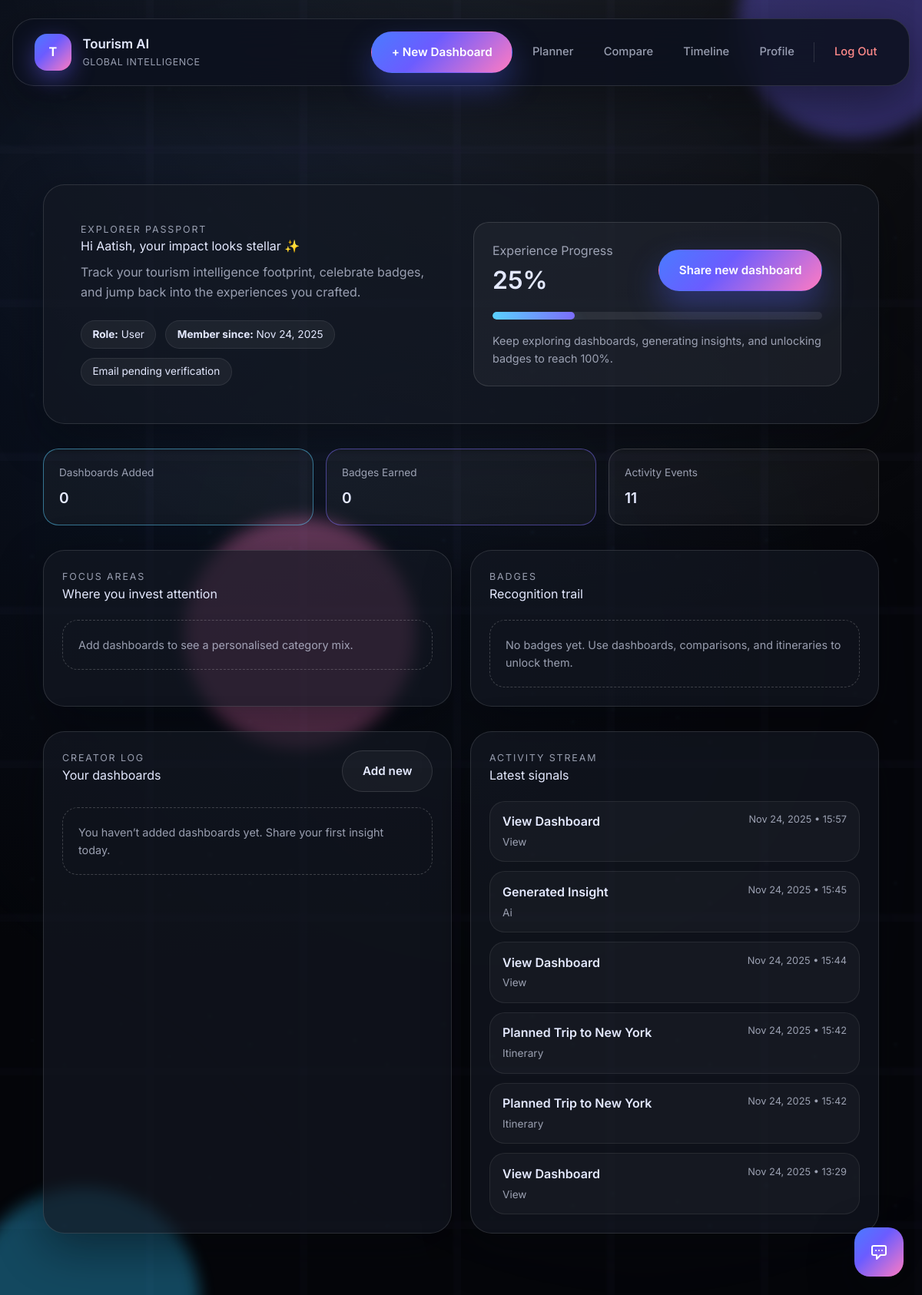
Screenshot of /profile (signed in) with the database file from the repository.
### project/models/user.py (models this page shows, shortened)
class User(UserMixin, db.Model):
    __tablename__ = 'users'
    id = db.Column(db.Integer, primary_key=True)
    username = db.Column(db.String(64), unique=True, index=True)
    email = db.Column(db.String(120), unique=True, index=True)
    password_hash = db.Column(db.String(128))
    role = db.Column(db.String(20), default='User') # User, Pro, Admin, Super Admin
    is_verified = db.Column(db.Boolean, default=False)
    created_at = db.Column(db.DateTime, default=datetime.utcnow)
    badges = db.relationship('UserBadge', backref='user', lazy='dynamic')
    dashboards = db.relationship('Dashboard', backref='creator', lazy='dynamic')
    timeline_events = db.relationship('Timeline', backref='user', lazy='dynamic')

### project/models/dashboard.py (models this page shows)
class Timeline(db.Model):
    __tablename__ = 'timeline'
    id = db.Column(db.Integer, primary_key=True)
    user_id = db.Column(db.Integer, db.ForeignKey('users.id'))
    action = db.Column(db.String(128)) # View Dashboard, Earned Badge, etc.
    category = db.Column(db.String(50))
    timestamp = db.Column(db.DateTime, default=datetime.utcnow)
    metadata_json = db.Column(db.Text) # Store extra details like dashboard_id in JSON

### project/routes/main.py (the view)
@main.route('/profile')
@login_required
def profile():
    dashboard_count = current_user.dashboards.count()
    timeline_count = current_user.timeline_events.count()
    badge_count = current_user.badges.count()
    recent_dashboards = (
        current_user.dashboards.order_by(Dashboard.created_at.desc()).limit(4).all()
    )
    recent_activity = (
        current_user.timeline_events.order_by(Timeline.timestamp.desc()).limit(6).all()
    )
    badge_rows = (
        db.session.query(UserBadge, Badge)
        .join(Badge, UserBadge.badge_id == Badge.id)
        .filter(UserBadge.user_id == current_user.id)
        .order_by(UserBadge.awarded_at.desc())
        .all()
    )
    earned_badges = [
        {
            "name": badge.name,
            "description": badge.description,
            "icon_url": badge.icon_url,
            "awarded_at": link.awarded_at,
        }
        for link, badge in badge_rows
    ]
    category_rows = (
        db.session.query(Dashboard.category, func.count(Dashboard.id))
        .filter(Dashboard.user_id == current_user.id)
        .group_by(Dashboard.category)
        .order_by(func.count(Dashboard.id).desc())
        .limit(3)
        .all()
    )
    category_breakdown = [
        {"category": category or "Uncategorized", "count": count}
        for category, count in category_rows
    ]
    profile_progress = min(
        100,
        max(
            25,
            (dashboard_count * 12)
            + (badge_count * 18)
            + min(40, timeline_count // 2),
        ),
    )
    profile_stats = [
        {"label": "Dashboards Added", "value": dashboard_count, "tone": "primary"},
        {"label": "Badges Earned", "value": badge_count, "tone": "accent"},
        {"label": "Activity Events", "value": timeline_count, "tone": "muted"},
    ]
    return render_template(
        "profile.html",
        profile_stats=profile_stats,
        recent_dashboards=recent_dashboards,
        recent_activity=recent_activity,
        earned_badges=earned_badges,
        category_breakdown=category_breakdown,
        profile_progress=profile_progress,
    )

### project/app.py (called while the page is built)
def create_app(config_class=Config):
    app = Flask(__name__)
    app.config.from_object(config_class)
    db.init_app(app)
    migrate.init_app(app, db)
    login_manager.init_app(app)
    jwt.init_app(app)
    mail.init_app(app)
    socketio.init_app(app)
    cors.init_app(app)
    app.register_blueprint(auth)
    app.register_blueprint(main)
    app.register_blueprint(api)
    @login_manager.user_loader
    def load_user(user_id):
        return User.query.get(int(user_id))
    return app

### project/templates/profile.html
{% extends 'base.html' %}
{% block content %}
<section class="profile-shell">
    <div class="profile-hero">
        <div class="profile-hero__copy">
            <p class="eyebrow">Explorer Passport</p>
            <h1>Hi {{ current_user.username or 'Explorer' }}, your impact looks stellar ✨</h1>
            <p class="profile-hero__lead">
                Track your tourism intelligence footprint, celebrate badges, and jump back into the experiences you crafted.
            </p>
            <div class="profile-meta">
                <span class="meta-chip">
                    <strong>Role:</strong> {{ current_user.role or 'User' }}
                </span>
                <span class="meta-chip">
                    <strong>Member since:</strong>
                    {{ current_user.created_at.strftime('%b %d, %Y') if current_user.created_at else '—' }}
                </span>
                <span class="meta-chip {{ 'verified' if current_user.is_verified else '' }}">
                    {{ 'Verified Account' if current_user.is_verified else 'Email pending verification' }}
                </span>
            </div>
        </div>
        <div class="profile-hero__progress">
            <div class="progress-header">
                <div>
                    <p class="progress-label">Experience Progress</p>
                    <p class="progress-value">{{ profile_progress }}%</p>
                </div>
                <a href="{{ url_for('main.add_dashboard') }}" class="btn btn-primary ripple">Share new dashboard</a>
            </div>
            <div class="progress-track">
                <div class="progress-fill" style="width: {{ profile_progress }}%;"></div>
            </div>
            <p class="progress-helper">
                Keep exploring dashboards, generating insights, and unlocking badges to reach 100%.
            </p>
        </div>
    </div>
    <div class="profile-stats-grid">
        {% for stat in profile_stats %}
            <div class="profile-stat profile-stat--{{ stat.tone }}">
                <p class="stat-label">{{ stat.label }}</p>
                <p class="stat-value">{{ stat.value }}</p>
            </div>
        {% endfor %}
    </div>
    <div class="profile-grid">
        <div class="profile-panel">
            <div class="panel-header">
                <div>
                    <p class="eyebrow">Focus Areas</p>
                    <h2>Where you invest attention</h2>
                </div>
            </div>
            {% if category_breakdown %}
                <ul class="category-breakdown">
                    {% for category in category_breakdown %}
                        <li>
                            <div>
                                <p class="category-name">{{ category.category }}</p>
                                <p class="category-meta">{{ category.count }} dashboards</p>
                            </div>
                            <span class="category-pill">{{ category.count }}</span>
                        </li>
                    {% endfor %}
                </ul>
            {% else %}
                <p class="empty-state">Add dashboards to see a personalised category mix.</p>
            {% endif %}
        </div>
        <div class="profile-panel">
            <div class="panel-header">
                <div>
                    <p class="eyebrow">Badges</p>
                    <h2>Recognition trail</h2>
                </div>
            </div>
            {% if earned_badges %}
                <div class="badge-grid">
                    {% for badge in earned_badges %}
                        <article class="badge-card">
                            <div class="badge-icon">
                                {% if badge.icon_url %}
                                    <img src="{{ badge.icon_url }}" alt="{{ badge.name }}">
                                {% else %}
                                    <span>{{ badge.name[0] }}</span>
                                {% endif %}
                            </div>
                            <div>
                                <h3>{{ badge.name }}</h3>
                                <p>{{ badge.description }}</p>
                                <span class="badge-date">{{ badge.awarded_at.strftime('%b %d, %Y') }}</span>
                            </div>
                        </article>
                    {% endfor %}
                </div>
            {% else %}
                <p class="empty-state">No badges yet. Use dashboards, comparisons, and itineraries to unlock them.</p>
            {% endif %}
        </div>
    </div>
    <div class="profile-grid">
        <div class="profile-panel">
            <div class="panel-header">
                <div>
                    <p class="eyebrow">Creator Log</p>
                    <h2>Your dashboards</h2>
                </div>
                <a href="{{ url_for('main.add_dashboard') }}" class="btn btn-ghost">Add new</a>
            </div>
            {% if recent_dashboards %}
                <div class="dashboard-grid">
                    {% for dashboard in recent_dashboards %}
                        <article class="dashboard-card">
                            <div>
                                <h3>{{ dashboard.title }}</h3>
                                <p>{{ dashboard.country or 'Global' }} • {{ dashboard.category or 'General' }}</p>
                            </div>
                            <div class="dashboard-meta">
                                <span>{{ dashboard.created_at.strftime('%b %d, %Y') }}</span>
                                <a href="{{ url_for('main.dashboard_view', id=dashboard.id) }}" class="btn btn-primary btn-small">Open</a>
                            </div>
                        </article>
                    {% endfor %}
                </div>
            {% else %}
                <p class="empty-state">You haven’t added dashboards yet. Share your first insight today.</p>
            {% endif %}
        </div>
        <div class="profile-panel">
            <div class="panel-header">
                <div>
                    <p class="eyebrow">Activity Stream</p>
                    <h2>Latest signals</h2>
                </div>
            </div>
            {% if recent_activity %}
                <ul class="activity-list">
                    {% for event in recent_activity %}
                        <li>
                            <div>
                                <p class="activity-title">{{ event.action }}</p>
                                <p class="activity-meta">{{ event.category|capitalize }}</p>
                            </div>
                            <span class="activity-date">{{ event.timestamp.strftime('%b %d, %Y • %H:%M') }}</span>
                        </li>
                    {% endfor %}
                </ul>
            {% else %}
                <p class="empty-state">Your future activity will show up here once you start exploring.</p>
            {% endif %}
        </div>
    </div>
</section>
{% endblock %}

### project/templates/base.html (shortened to what this page needs)
<!DOCTYPE html>
<html lang="en">
<head>
    <script src="https://cdn.tailwindcss.com"></script>
    <link rel="stylesheet" href="{{ url_for('static', filename='css/style.css') }}">
</head>
<body class="site-body">
    <div class="scenic-backdrop" aria-hidden="true">
        <span class="orb orb-a"></span>
        <span class="orb orb-b"></span>
        <span class="orb orb-c"></span>
        <div class="gradient-veil"></div>
        <div class="world-map-layer">
            <div class="map-grid"></div>
            <div class="map-glow"></div>
            <div class="map-dots"></div>
        </div>
    </div>
    <nav class="app-nav glass-nav">
        <div class="nav-inner">
            <div class="brand-mark">
                <a href="{{ url_for('main.index') }}" class="brand-link">
                    <div class="brand-icon">T</div>
                    <div class="brand-copy">
                        <span class="brand-title">Tourism AI</span>
                        <span class="brand-tagline">Global Intelligence</span>
                    </div>
                </a>
            </div>
            <div class="nav-actions">
                {% if current_user.is_authenticated %}
                    <a href="{{ url_for('main.add_dashboard') }}" class="btn btn-primary">+ New Dashboard</a>
                    <a href="{{ url_for('main.itinerary') }}" class="nav-link">Planner</a>
                    <a href="{{ url_for('main.compare') }}" class="nav-link">Compare</a>
                    <a href="{{ url_for('main.timeline') }}" class="nav-link">Timeline</a>
                    <a href="{{ url_for('main.profile') }}" class="nav-link">Profile</a>
                    <a href="{{ url_for('auth.logout') }}" class="nav-link critical">Log Out</a>
                {% else %}
                    <a href="{{ url_for('auth.login') }}" class="nav-link emphasised">Log In</a>
                    <a href="{{ url_for('auth.signup') }}" class="btn btn-gradient">Sign Up</a>
                {% endif %}
            </div>
        </div>
    </nav>
    <main class="page-shell">
        {% block content %}{% endblock %}
    </main>
    <div class="fixed bottom-6 right-6 z-50">
        <button id="toggle-chat" class="chat-toggle">
            <svg xmlns="http://www.w3.org/2000/svg" class="h-6 w-6" fill="none" viewBox="0 0 24 24" stroke="currentColor">
                <path stroke-linecap="round" stroke-linejoin="round" stroke-width="2" d="M8 10h.01M12 10h.01M16 10h.01M9 16H5a2 2 0 01-2-2V6a2 2 0 012-2h14a2 2 0 012 2v8a2 2 0 01-2 2h-5l-5 5v-5z" />
            </svg>
        </button>
    </div>
</body>
</html>

### rows the page displays
User: username "Aatish", role "User", created_at "Nov 24, 2025", is_verified "Email pending verification"
Timeline: action "View Dashboard", category "View", timestamp "Nov 24, 2025 • 15:57"
Timeline: action "Generated Insight", category "Ai", timestamp "Nov 24, 2025 • 15:45"
Timeline: action "View Dashboard", category "View", timestamp "Nov 24, 2025 • 15:44"
Timeline: action "Planned Trip to New York", category "Itinerary", timestamp "Nov 24, 2025 • 15:42"
Timeline: action "Planned Trip to New York", category "Itinerary", timestamp "Nov 24, 2025 • 15:42"
Timeline: action "View Dashboard", category "View", timestamp "Nov 24, 2025 • 13:29"

### other values shown
{{ profile_progress }} "25"
{{ stat.label }} "Dashboards Added" "Badges Earned" "Activity Events"
{{ stat.value }} "0" "0" "11"
